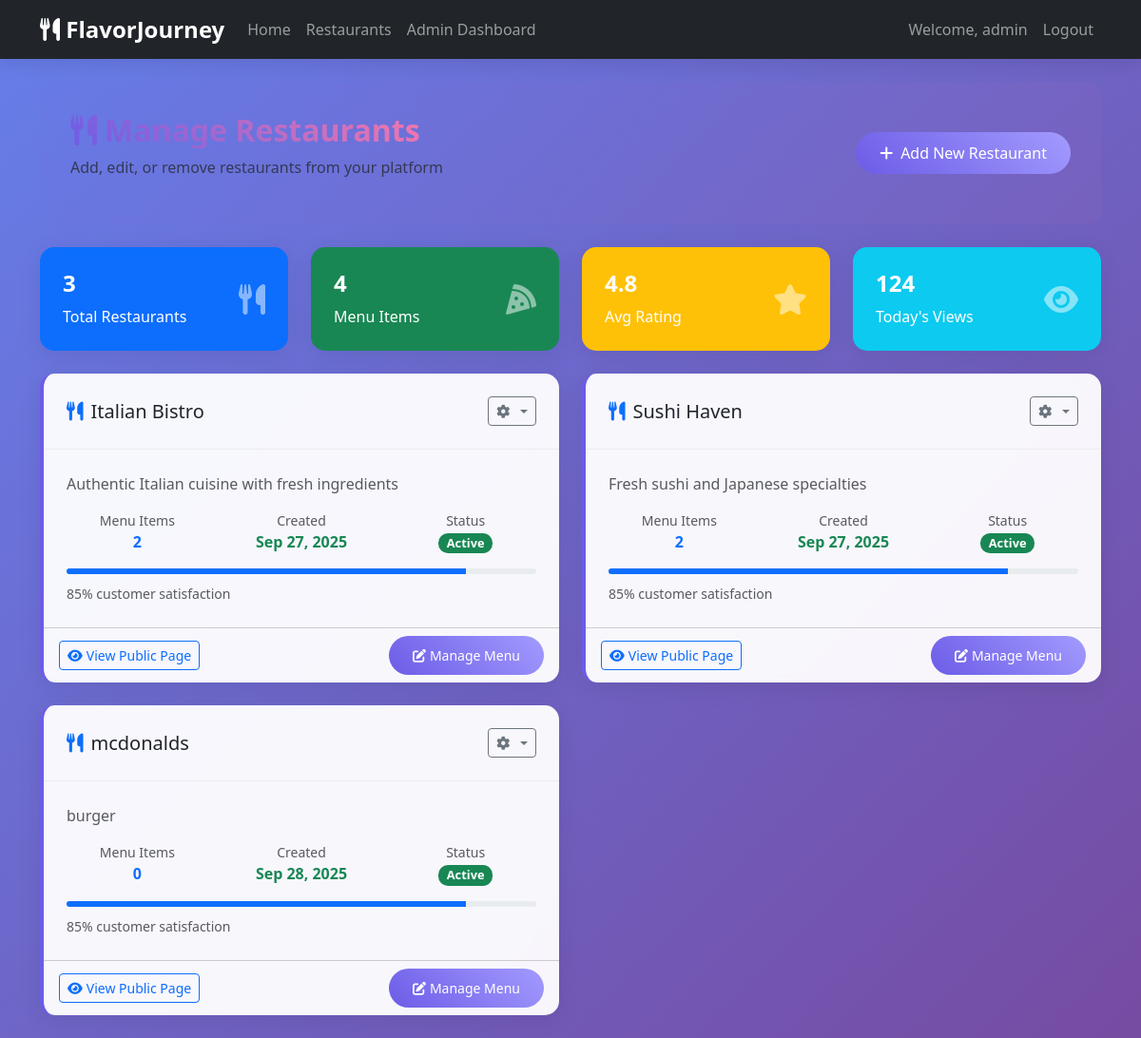
The app's page /admin/restaurants (signed in), older data.
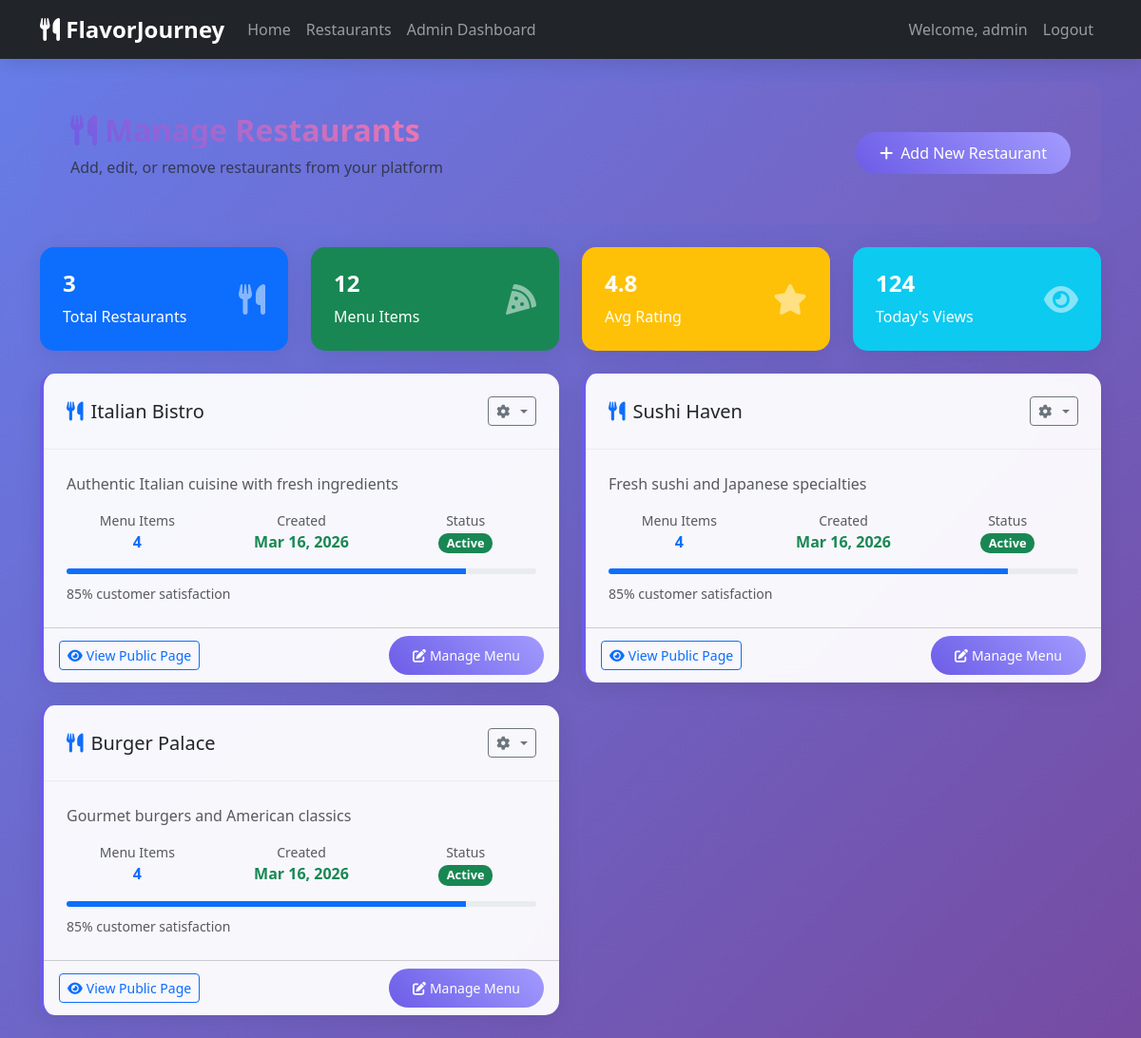
The same page, newer data.
### models.py (models this page shows)
class Restaurant(db.Model):
    id = db.Column(db.Integer, primary_key=True)
    name = db.Column(db.String(100), nullable=False)
    description = db.Column(db.Text)
    image_url = db.Column(db.String(200))
    category = db.Column(db.String(50), default='Other')
    phone = db.Column(db.String(20))
    email = db.Column(db.String(120))
    created_at = db.Column(db.DateTime, default=lambda: datetime.now(timezone.utc))
    menu_items = db.relationship('MenuItem', backref='restaurant', lazy=True, cascade='all, delete-orphan')

### app.py (the view)
@app.route('/admin/restaurants')
@login_required
def admin_restaurants():
    if not current_user.is_admin:
        flash('Access denied', 'error')
        return redirect(url_for('index'))
    restaurants = Restaurant.query.all()
    total_menu_items = sum(len(restaurant.menu_items) for restaurant in restaurants)
    return render_template('admin_restaurants.html', restaurants=restaurants, total_menu_items=total_menu_items)

### app.py (called while the page is built)
@login_manager.user_loader
def load_user(user_id):
    return User.query.get(int(user_id))

### templates/admin_restaurants.html (shortened to what the changed rows need)
{% extends "base.html" %}
{% block content %}
<div class="admin-header d-flex justify-content-between align-items-center mb-4">
    <div>
        <h2 class="fw-bold text-gradient mb-2">
            <i class="fas fa-utensils me-2"></i>Manage Restaurants
        </h2>
    </div>
</div>
<div class="row mb-4">
    <div class="col-md-3">
        <div class="card stat-card bg-success text-white">
            <div class="card-body">
                <div class="d-flex justify-content-between align-items-center">
                    <div>
                        <h4 class="fw-bold">{{ total_menu_items }}</h4>
                        <p class="mb-0">Menu Items</p>
                    </div>
                </div>
            </div>
        </div>
    </div>
</div>
<div class="row" id="restaurantsGrid">
    {% for restaurant in restaurants %}
    <div class="col-lg-6 mb-4">
        <div class="card restaurant-admin-card h-100">
            <div class="card-header bg-transparent">
                <div class="d-flex justify-content-between align-items-center">
                    <h5 class="card-title mb-0">
                        <i class="fas fa-utensils me-2 text-primary"></i>{{ restaurant.name }}
                    </h5>
                    <div class="dropdown">
                        <button class="btn btn-sm btn-outline-secondary dropdown-toggle" type="button" data-bs-toggle="dropdown">
                            <i class="fas fa-cog"></i>
                        </button>
                    </div>
                </div>
            </div>
            <div class="card-body">
                <p class="card-text text-muted">{{ restaurant.description }}</p>
                <div class="restaurant-meta mb-3">
                    <div class="row text-center">
                        <div class="col-4">
                            <small class="text-muted d-block">Menu Items</small>
                            <strong class="text-primary">{{ restaurant.menu_items|length }}</strong>
                        </div>
                        <div class="col-4">
                            <small class="text-muted d-block">Created</small>
                            <strong class="text-success">{{ restaurant.created_at.strftime('%b %d, %Y') }}</strong>
                        </div>
                        <div class="col-4">
                            <small class="text-muted d-block">Status</small>
                            <span class="badge bg-success">Active</span>
                        </div>
                    </div>
                </div>
                <div class="progress mb-2" style="height: 6px;">
                    <div class="progress-bar bg-primary" style="width: 85%"></div>
                </div>
                <small class="text-muted">85% customer satisfaction</small>
            </div>
            <div class="card-footer bg-transparent">
                <div class="d-flex justify-content-between align-items-center">
                    <a href="{{ url_for('menu', restaurant_id=restaurant.id) }}" class="btn btn-outline-primary btn-sm" target="_blank">
                        <i class="fas fa-eye me-1"></i>View Public Page
                    </a>
                    <a href="{{ url_for('admin_menu', restaurant_id=restaurant.id) }}" class="btn btn-primary btn-sm">
                        <i class="fas fa-edit me-1"></i>Manage Menu
                    </a>
                </div>
            </div>
        </div>
    </div>
    {% endfor %}
</div>
{% endblock %}

Row changes from the older to the newer data that the page shows:
removed Restaurant: name "mcdonalds", description "burger", menu_items|length "0", created_at "Sep 28, 2025"
changed Restaurant "Italian Bistro": menu_items|length "2" → "4"; created_at "Sep 27, 2025" → "Mar 16, 2026"
changed Restaurant "Sushi Haven": menu_items|length "2" → "4"; created_at "Sep 27, 2025" → "Mar 16, 2026"
added Restaurant: name "Burger Palace", description "Gourmet burgers and American classics", menu_items|length "4", created_at "Mar 16, 2026"
Text that changed along with them:
{{ total_menu_items }}: "4" → "12"
